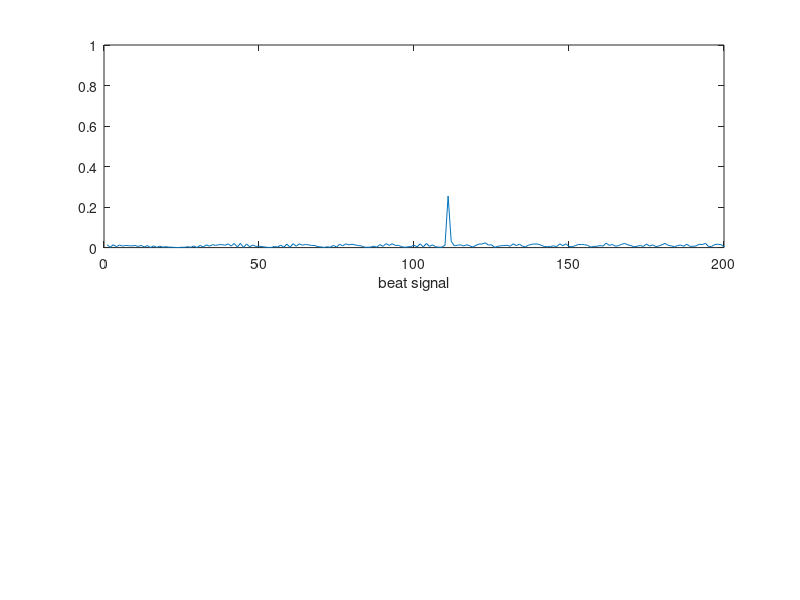
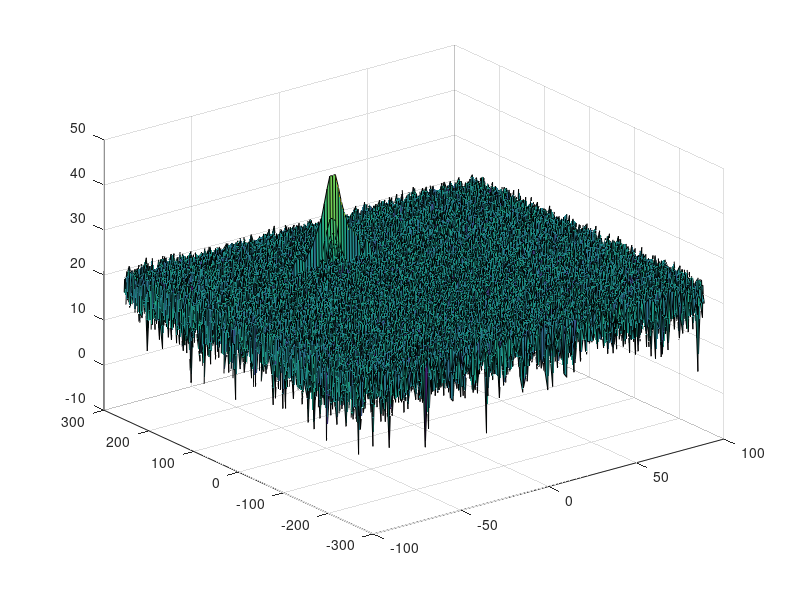
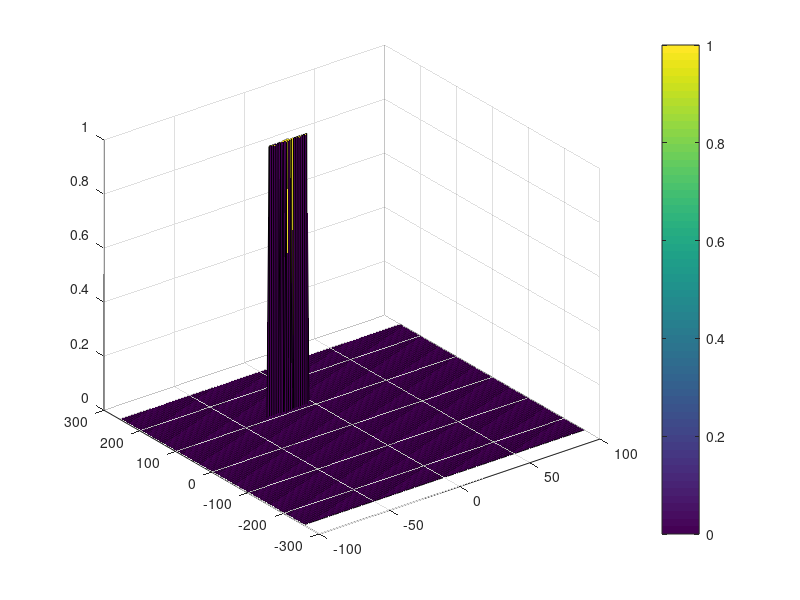

These charts were generated, in order, by the following MATLAB code:
clear all
clc;
close all;
%% Radar Specifications 
%%%%%%%%%%%%%%%%%%%%%%%%%%%
% Frequency of operation = 77GHz
% Max Range = 200m
% Range Resolution = 1 m
% Max Velocity = 100 m/s
%%%%%%%%%%%%%%%%%%%%%%%%%%%

%speed of light = 3e8
%% User Defined Range and Velocity of target
% *%TODO* :
% define the target's initial position and velocity. Note : Velocity
% remains contant
%data from course video
R=110; % Range cannot exceed the max value of 200m
V=-20; %velocity can be any value in the range of -70 to + 70 m/s.
 


%% FMCW Waveform Generation

% *%TODO* :
%Design the FMCW waveform by giving the specs of each of its parameters.
% Calculate the Bandwidth (B), Chirp Time (Tchirp) and Slope (slope) of the FMCW
% chirp using the requirements above.
rangeResolution = 1;
c = 3*10^8;
Rmax = 200;

B = c/(2*rangeResolution);  %Bandwidth
Tchirp = 5.5*2*Rmax/c; %chirp time
slope = B/Tchirp %slope of chirps

%Operating carrier frequency of Radar 
fc= 77e9;             %carrier freq

                                                          
%The number of chirps in one sequence. Its ideal to have 2^ value for the ease of running the FFT
%for Doppler Estimation. 
Nd=128;                   % #of doppler cells OR #of sent periods % number of chirps

%The number of samples on each chirp. 
Nr=1024;                  %for length of time OR # of range cells

% Timestamp for running the displacement scenario for every sample on each
% chirp
t=linspace(0,Nd*Tchirp,Nr*Nd); %total time for samples


%Creating the vectors for Tx, Rx and Mix based on the total samples input.
Tx=zeros(1,length(t)); %transmitted signal
Rx=zeros(1,length(t)); %received signal
Mix = zeros(1,length(t)); %beat signal

%Similar vectors for range_covered and time delay.
r_t=zeros(1,length(t));
td=zeros(1,length(t));


%% Signal generation and Moving Target simulation
% Running the radar scenario over the time. 

for i=1:length(t)         
    
    
    % *%TODO* :
    %For each time stamp update the Range of the Target for constant velocity. 
    r_t(i) = R + V*t(i);
    % *%TODO* :
    %For each time sample we need update the transmitted and
    %received signal. 
    td(i) = 2*r_t(i)/c;
    Tx(i) = cos(2*pi*(fc*t(i)+slope*t(i)^2/2));
    Rx(i) = cos(2*pi*(fc*(t(i)-td(i)) + (slope*(t(i)-td(i))^2)/2));
    
    %Now by mixing the Transmit and Receive generate the beat signal
    %This is done by element wise matrix multiplication of Transmit and
    %Receiver Signal
    Mix(i) = Tx(i).*Rx(i);  %Beat Signal
    
end

%% RANGE MEASUREMENT


 % *%TODO* :
%reshape the vector into Nr*Nd array. Nr and Nd here would also define the size of
%Range and Doppler FFT respectively.
MixRs = reshape(Mix,[Nr, Nd]);
 % *%TODO* :
%run the FFT on the beat signal along the range bins dimension (Nr) and
%normalize.
Mix_fft = fft(MixRs,Nr)/Nr;
 % *%TODO* :
% Take the absolute value of FFT output
Mix_fft = abs(Mix_fft);
 % *%TODO* :
% Output of FFT is double sided signal, but we are interested in only one side of the spectrum.
% Hence we throw out half of the samples.
Mix_fft = Mix_fft(1:(Nr/2));

%plotting the range
figure ('Name','Range from First FFT')
subplot(2,1,1)
 % *%TODO* :
 % plot FFT output 
plot(Mix_fft);           
xlabel('beat signal');

 
axis ([0 200 0 1]);



%% RANGE DOPPLER RESPONSE
% The 2D FFT implementation is already provided here. This will run a 2DFFT
% on the mixed signal (beat signal) output and generate a range doppler
% map.You will implement CFAR on the generated RDM


% Range Doppler Map Generation.

% The output of the 2D FFT is an image that has reponse in the range and
% doppler FFT bins. So, it is important to convert the axis from bin sizes
% to range and doppler based on their Max values.

Mix=reshape(Mix,[Nr,Nd]);

% 2D FFT using the FFT size for both dimensions.
sig_fft2 = fft2(Mix,Nr,Nd);

% Taking just one side of signal from Range dimension.
sig_fft2 = sig_fft2(1:Nr/2,1:Nd);
sig_fft2 = fftshift (sig_fft2);
RDM = abs(sig_fft2);
RDM = 10*log10(RDM) ;

%use the surf function to plot the output of 2DFFT and to show axis in both
%dimensions
doppler_axis = linspace(-100,100,Nd);
range_axis = linspace(-200,200,Nr/2)*((Nr/2)/400);
figure,surf(doppler_axis,range_axis,RDM);


%% CFAR implementation

% Slide window through the complete range Doppler map

% Select the number of training cells in both the dimensions.
Tr = 12; 
Td = 3; 

% Select the number of guard cells in both dimensions around the Cell Under 
% Test (CUT) for accurate estimation.
Gr = 4;  % Guard cells (range dimension)
Gd = 1;  % Guard cells (doppler dimension)

% Offset the threshold by SNR value in dB
offset = 15;

% Create a vector to store noise_level for each iteration on training cells
noise_level = zeros(1,9);

% Design a loop such that it slides the CUT across range doppler map by
% giving margins at the edges for training and guard cells. For every
% iteration sum the signal level within all the training cells. To sum
% convert the value from logarithmic to linear using the db2pow function.
% Average the summed values for all of the training cells used. After
% averaging convert it back to logarithimic using pow2db. Further, add the
% offset to it to determine the threshold. Next, compare the signal under
% CUT with this threshold. If the CUT level > threshold assign it a value
% of 1, else equate it to 0.

CFAR = zeros(size(RDM));

% Use RDM[x,y] from the output of 2D FFT above for implementing CFAR
for irange = Tr + Gr + 1 : Nr/2 - Tr - Gr
    for idoppler = Td + Gd + 1 : Nd - Td - Gd

        training = db2pow(RDM(irange - Tr - Gr : irange + Tr + Gr, idoppler - Td - Gd : idoppler + Td + Gd));

        training(irange - Gr : irange + Gr,idoppler - Gd : idoppler + Gd) = 0;

        training = pow2db(sum(training) / ((2 * Tr + 2 * Gr + 1) * (2 * Td + 2 * Gd + 1) -((2 * Gr + 1) * (2 * Gd + 1))));

        threshold = training + offset;
    end
end

% The process above will generate a thresholded block, which is smaller 
% than the Range Doppler Map as the CUT cannot be located at the edges of
% the matrix. Hence, a few cells will not be thresholded. To keep the map
% size the same, set those values to 0.
for irange = Tr + Gr + 1 : Nr/2 - Tr - Gr
    for idoppler = Td + Gd + 1 : Nd - Td - Gd
        if RDM(irange, idoppler) > threshold
            CFAR(irange, idoppler) = 1;
        end
    end
end
% Display the CFAR output using the surf function as we did for RDM above.
figure('Name', '2D CFAR applied to range doppler map (RDM)');
surf(doppler_axis, range_axis, CFAR);
colorbar;
